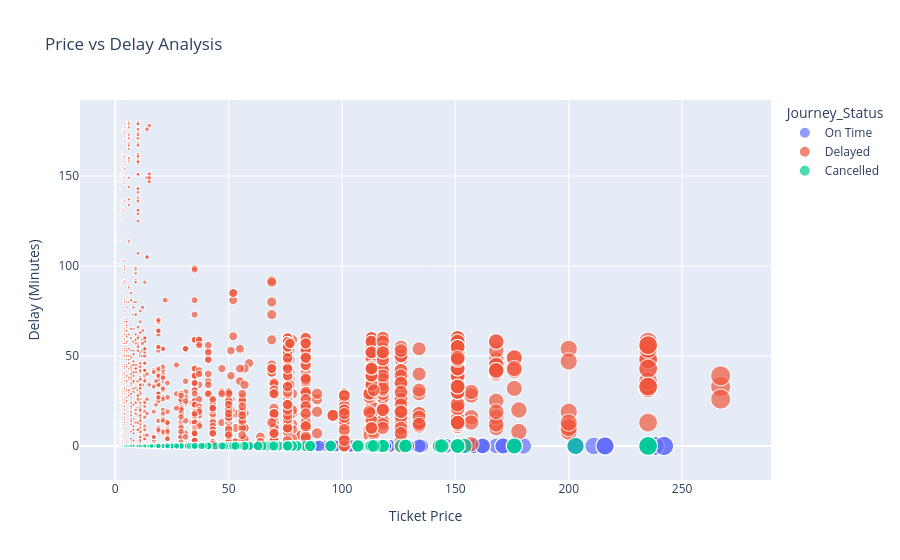

Write notebook code for a chart like this one.
### Markdown cell above
X-axis: Purchase Type (Online, Station)
Y-axis: Ticket Price

Chart Explanation:
This violin plot shows the distribution of ticket prices for each purchase type. Width represents density of values. The inner part (line/box) shows the median and spread of the data. It combines boxplot and density plot. Shows spread and concentration clearly.

Insight:
Ticket prices for both online and offline purchases show a similar distribution pattern. Most prices are concentrated within a common range, indicating consistent pricing. Ticket prices for both online and offline purchases show a similar distribution pattern. Most prices are concentrated within a common range, indicating consistent pricing.

### Code cell
# Interactive Scatter Plot – Price vs Delay
fig = px.scatter(df, x="Ticket_Price", y="Total_Late_Time_Minutes", color="Journey_Status",
                 size="Ticket_Price", hover_data=["Ticket_Class"], title="Price vs Delay Analysis")

fig.update_layout(xaxis_title="Ticket Price",
                  yaxis_title="Delay (Minutes)")

fig.show()

### Figure 1 — Plotly figure (JSON) as saved in the notebook; plotly's stock layout.template omitted (floating-point values rounded to 4 significant figures; data arrays with more than 128 entries replaced by an {"elided": "..."} marker saying what was removed)
{"data": [{"customdata": {"elided": "27481x1 str values"}, "hovertemplate": "Journey_Status=On Time<br>Ticket_Price=%{marker.size}<br>Total_Late_Time_Minutes=%{y}<br>Ticket_Class=%{customdata[0]}<extra></extra>", "legendgroup": "On Time", "marker": {"color": "#636efa", "size": {"elided": "27481 float values"}, "sizemode": "area", "sizeref": 0.6675, "symbol": "circle"}, "mode": "markers", "name": "On Time", "showlegend": true, "type": "scattergl", "x": {"elided": "27481 float values"}, "xaxis": "x", "y": {"elided": "27481 float values"}, "yaxis": "y"}, {"customdata": {"elided": "2292x1 str values"}, "hovertemplate": "Journey_Status=Delayed<br>Ticket_Price=%{marker.size}<br>Total_Late_Time_Minutes=%{y}<br>Ticket_Class=%{customdata[0]}<extra></extra>", "legendgroup": "Delayed", "marker": {"color": "#EF553B", "size": {"elided": "2292 float values"}, "sizemode": "area", "sizeref": 0.6675, "symbol": "circle"}, "mode": "markers", "name": "Delayed", "showlegend": true, "type": "scattergl", "x": {"elided": "2292 float values"}, "xaxis": "x", "y": {"elided": "2292 float values"}, "yaxis": "y"}, {"customdata": {"elided": "1880x1 str values"}, "hovertemplate": "Journey_Status=Cancelled<br>Ticket_Price=%{marker.size}<br>Total_Late_Time_Minutes=%{y}<br>Ticket_Class=%{customdata[0]}<extra></extra>", "legendgroup": "Cancelled", "marker": {"color": "#00cc96", "size": {"elided": "1880 float values"}, "sizemode": "area", "sizeref": 0.6675, "symbol": "circle"}, "mode": "markers", "name": "Cancelled", "showlegend": true, "type": "scattergl", "x": {"elided": "1880 float values"}, "xaxis": "x", "y": {"elided": "1880 float values"}, "yaxis": "y"}], "layout": {"legend": {"itemsizing": "constant", "title": {"text": "Journey_Status"}, "tracegroupgap": 0}, "title": {"text": "Price vs Delay Analysis"}, "xaxis": {"anchor": "y", "domain": [0, 1], "title": {"text": "Ticket Price"}}, "yaxis": {"anchor": "x", "domain": [0, 1], "title": {"text": "Delay (Minutes)"}}}}
